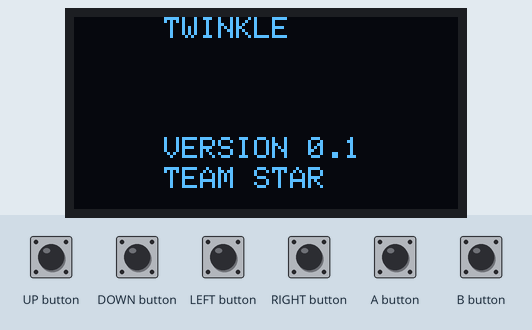
This sketch was run on a simulated Arduboy, built with avr-gcc and run on an emulated ATmega32U4. Parts: 128×64 one-colour display. Inputs (shaded band) come from the test bench. Random numbers use the default seed unless the sketch sets one; what the sketch prints to the serial monitor is not drawn.

Above: at 1.2 s.
1.3 s: A button pressed for 0.15 s
At 1.51 s:
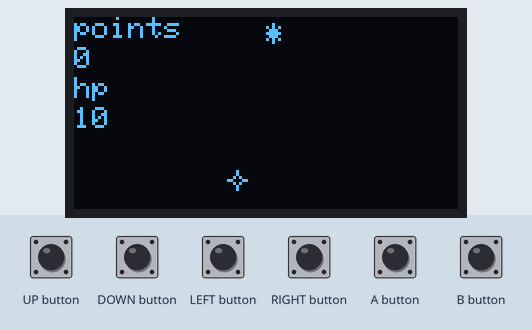
2.0 s: UP button pressed for 0.15 s
At 2.4 s:
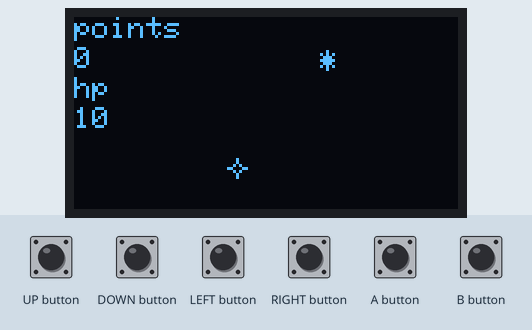
2.7 s: DOWN button pressed for 0.15 s
At 3.09 s:
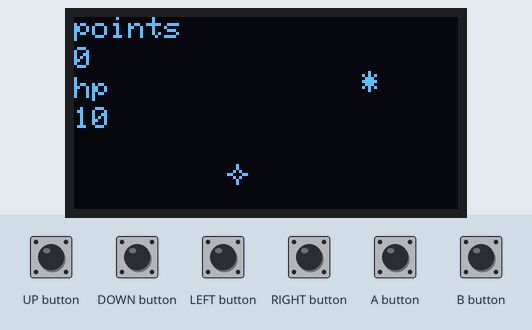
3.4 s: LEFT button pressed for 0.15 s
At 3.69 s:
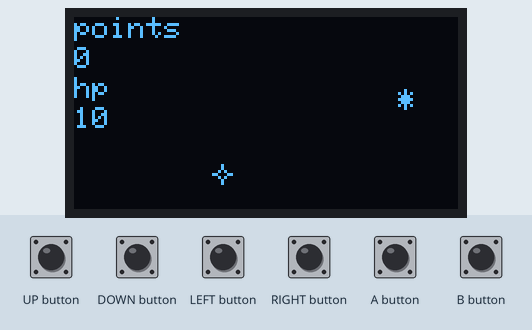
4.1 s: RIGHT button pressed for 0.15 s
At 4.38 s:
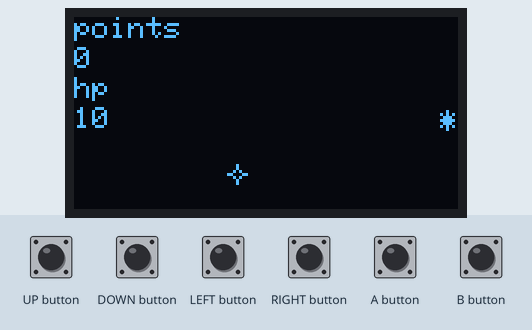
4.8 s: UP button pressed for 1 s
At 6.96 s:
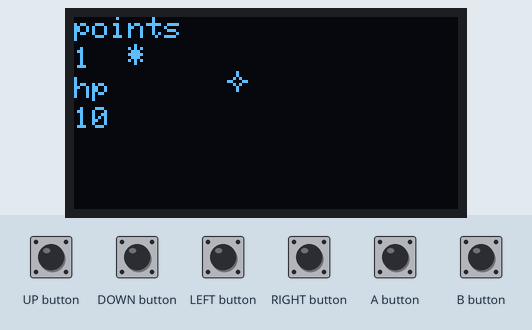
Timing chart, 0 to 7.4 s (numbered marks = the images above; inputs shaded):
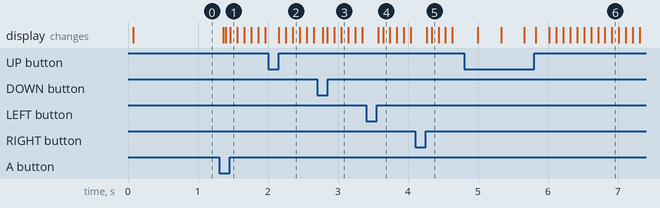

Measured:
- after the input at 1.3 s, the display: first changes after 0.06 s (image 1 shows a later state)

The sketch:

TWINKLE.ino
```cpp
// thanks crait for tochars
// thanks Mre64 for the star i stole from battle for zuthsrah
#include "Arduboy2.h" //includes arduboy2 library
Arduboy2 ab; //so i dont have to type asmuch
const unsigned char star[] PROGMEM  = {  //sprite for the star aka player
    0x00, 0x10, 0x10, 0x28, 0xC6, 0x28, 0x10, 0x10, 0x00, 0x00,

};
// GLOBAL variables, you can use these anywhere after this point
int gamestate = 0; //start the game on the title page
int locx = 50; //players starting location left to right  in pixels
int locy = 50; //players starting location up or down in pixels
int alocx = 60; //asteroid starting location left to right in pixels
int alocy = 0;// asterpod starting location up or down in pixels
int adir = 0;// direction asteroid is going
int hp = 10; //players starting hp, currently does nothing
int points = 0; //number of asteroids that have fallen off the screen currently still counts even if it hits player
int VooKnew = 1;
int fast = 3;
int bottom = 48;
int top  = 0;
int left = 0;
int right = 120;
void VooDoo() { //this is a function to set the location of the adteroid after the previous one has fallen off the screen
   VooKnew = random(1, 4) ; //choses wich corner asteroid will come out of
      if (VooKnew == 1) {
      alocx = left; //left
      alocy = top; //top
      adir = 0; //down right
      }
      if (VooKnew == 2) {
       alocx = right; //right
       alocy = top; //top
       adir = 1; //down left
      }
      if (VooKnew == 3) {
       alocx = left; //left
       alocy = bottom; //bottom
       adir = 3; //up right
      }
      if (VooKnew == 3) {
       alocx = right; //right
       alocy = bottom; //bottom
       adir = 4; //up left
      }

}
void wiggle() { //makes the asteroid move
  // move the asteroid down
       if ((VooKnew == 1) && (alocy <= bottom)&& ab.everyXFrames(fast)) {
        alocx += 2;
        alocy += 1; //to speed up asterid decrease the number in () or oncrease the number in this line
      }
      if ((VooKnew == 2) && (alocy <= bottom)&& ab.everyXFrames(fast)) {
        alocx -= 2;
        alocy += 1; //to speed up asterid decrease the number in () or oncrease the number in this line
      }
      if ((VooKnew == 3) && (alocy >= top)&& ab.everyXFrames(fast)) {
        alocx += 2;
        alocy -= 1; //to speed up asterid decrease the number in () or oncrease the number in this line
      }
      if ((VooKnew == 4) && (alocy >= top)&& ab.everyXFrames(fast)) {
        alocx -= 2;
        alocy -= 1; //to speed up asterid decrease the number in () or oncrease the number in this line
      }
}
void setup() {
  ab.begin();
  ab.setFrameRate(30); //speed controll
  ab.initRandomSeed(); //makes the random more random
  ab.clear();  //clears the screen
  Serial.begin(9600); //opens conection to pc through micro usb
}

void loop() {
  if (!(ab.nextFrame()))
    return;
    ab.clear();

    if (gamestate == 0) { //title screen
      if (ab.pressed(A_BUTTON)){
          gamestate += 1;
      }

  // print  TITLE
  ab.setCursor((30), (0));
  ab.print("TWINKLE");
  // print VERSION
  ab.setCursor((30), (50));
  ab.print("TEAM STAR");
  ab.setCursor((30), (40));
  ab.print("VERSION 0.1 ");
    }
    if (gamestate == 1) {
      wiggle();
      //if asteroid falls off screen
      if ((alocy >= bottom) or (alocy < top)) { //if the old asteroid falls off screen execute the next two lines
        points += 1; //takes players current points and adds 1 to it
        VooDoo(); // calls the VooDoo function to reset a new asteroid
      }

     // move the player left one space
    if (ab.pressed(LEFT_BUTTON) && (locx > 1)){
    locx -= 1; //edited this to make the player move faster
  }

  // move player right one space
  if (ab.pressed(RIGHT_BUTTON) && (locx <= 119)){
    locx += 1; //dito edit
  }

  // move player up one space
    if (ab.pressed(UP_BUTTON) && (locy > 1)){
    locy -= 1;
  }

  //move player down one space
  if (ab.pressed(DOWN_BUTTON) && (locy < 48)){
    locy += 1;
  }
  ab.setCursor((0), (0));
  ab.print("points"); //prints the word points on the screen
  ab.setCursor((0), (10));
  ab.print(points);//prints the current value of the variable points on the screen
  ab.setCursor((0), (20));
  ab.print("hp"); //prints the word points on the screen
  ab.setCursor((0), (30));
  ab.print(hp);
  ab.setCursor((alocx), (alocy));  //sets the location of the asteroid
  ab.print("*");//puts the asteroid on the screen
  ab.drawBitmap(locx, locy, star, 8, 8, WHITE); //places the star (player) on the screen

    }

    if (gamestate == 2) {
      //pause screen
    }
    if (gamestate == 3) {
      //win screen
    }
    if (gamestate == 4) {
      //lose screen
    }

Serial.write(ab.getBuffer(), 128 * 64 / 8); //sends the screen to the pc
ab.display();
}
```
